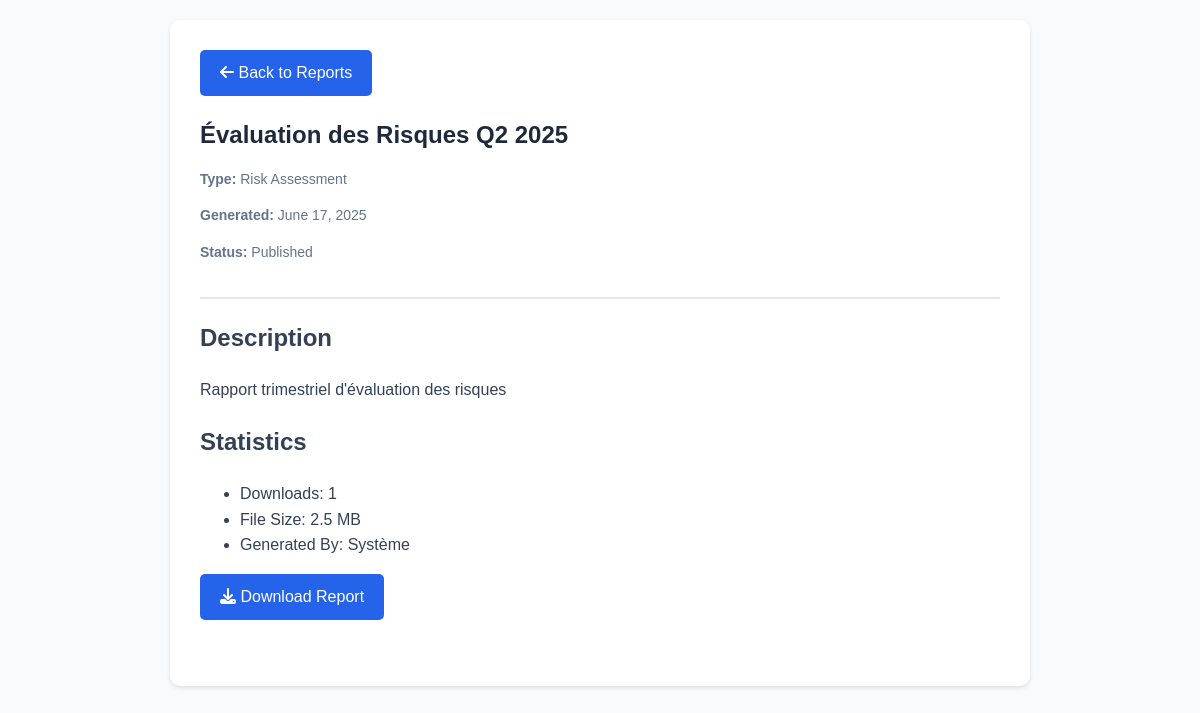
Screenshot of /view_report.php?id=1 with the database file from the repository.
### tables this page shows
CREATE TABLE `report` (
  `id` int(11) NOT NULL,
  `createdAt` datetime DEFAULT CURRENT_TIMESTAMP,
  `updatedAt` datetime DEFAULT CURRENT_TIMESTAMP ON UPDATE CURRENT_TIMESTAMP,
  `name` varchar(255) NOT NULL,
  `type` enum('Risk Assessment','Compliance','Financial','Security','Executive') NOT NULL,
  `status` enum('Draft','Published') NOT NULL DEFAULT 'Draft',
  `description` text,
  `format` varchar(50) NOT NULL DEFAULT 'PDF',
  `file_path` varchar(255) DEFAULT NULL,
  `file_size` varchar(20) DEFAULT NULL,
  `download_count` int(11) DEFAULT '0',
  `generated_by` varchar(255) DEFAULT NULL,
  `entityId` int(11) DEFAULT NULL,
  `projectId` int(11) DEFAULT NULL
);

### view_report.php (the view, shortened to what this page needs)
<?php
if (isset($_GET['id']) && is_numeric($_GET['id'])) {
    $reportId = intval($_GET['id']);
    try {
        $db = new Database();
        $conn = $db->getConnection();
        $stmt = $conn->prepare("SELECT * FROM Report WHERE id = ?");
        $stmt->execute([$reportId]);
        $report = $stmt->fetch(PDO::FETCH_ASSOC);
        if ($report) {
            ?>
            <!DOCTYPE html>
            <html>
            <head>
                <link rel="stylesheet" href="https://cdnjs.cloudflare.com/ajax/libs/font-awesome/6.4.0/css/all.min.css">
            </head>
            <body>
                <div class="report-container">
                    <a href="reports.php" class="back-button">
                        <i class="fas fa-arrow-left"></i> Back to Reports
                    </a>
                    <div class="report-header">
                        <h1 class="report-title"><?php echo htmlspecialchars($report['name']); ?></h1>
                        <div class="report-meta">
                            <p><strong>Type:</strong> <?php echo htmlspecialchars($report['type']); ?></p>
                            <p><strong>Generated:</strong> <?php echo date('F j, Y', strtotime($report['createdAt'])); ?></p>
                            <p><strong>Status:</strong> <?php echo htmlspecialchars($report['status']); ?></p>
                        </div>
                    </div>
                    <div class="report-content">
                        <h2>Description</h2>
                        <p><?php echo nl2br(htmlspecialchars($report['description'])); ?></p>
                        <h2>Statistics</h2>
                        <ul>
                            <li>Downloads: <?php echo intval($report['download_count']); ?></li>
                            <li>File Size: <?php echo htmlspecialchars($report['file_size']); ?></li>
                            <li>Generated By: <?php echo htmlspecialchars($report['generated_by']); ?></li>
                        </ul>
                        <?php if ($report['status'] === 'Published'): ?>
                        <p>
                            <a href="download_report.php?id=<?php echo $report['id']; ?>" class="back-button">
                                <i class="fas fa-download"></i> Download Report
                            </a>
                        </p>
                        <?php endif; ?>
                    </div>
                </div>
            </body>
            </html>
            <?php
            exit;
        }
    } catch (PDOException $e) {
        error_log("View error: " . $e->getMessage());
    }
}
exit;

### view_report.php (style rules this page uses)
body { font-family: Arial, sans-serif; line-height: 1.6; margin: 0; padding: 20px; background: #f8fafc; }
.report-container { max-width: 800px; margin: 0 auto; background: white; padding: 30px; border-radius: 10px; box-shadow: 0 2px 4px rgba(0,0,0,0.1); }
.report-header { border-bottom: 2px solid #e2e8f0; padding-bottom: 20px; margin-bottom: 20px; }
.report-title { font-size: 24px; color: #1e293b; margin: 0 0 10px 0; }
.report-meta { color: #64748b; font-size: 14px; }
.report-content { color: #334155; }
.back-button { display: inline-block; padding: 10px 20px; background: #2563eb; color: white; text-decoration: none; border-radius: 5px; margin-bottom: 20px; }

### rows the page displays
report: name "Évaluation des Risques Q2 2025", type "Risk Assessment", createdAt "June 17, 2025", status "Published", description "Rapport trimestriel d'évaluation des risques", download_count "1", file_size "2.5 MB", generated_by "Système"
